Frame 1 (no input): blank canvas, image omitted
Frame 60 (the mouse pressed at the canvas centre just before this capture): blank canvas, image omitted
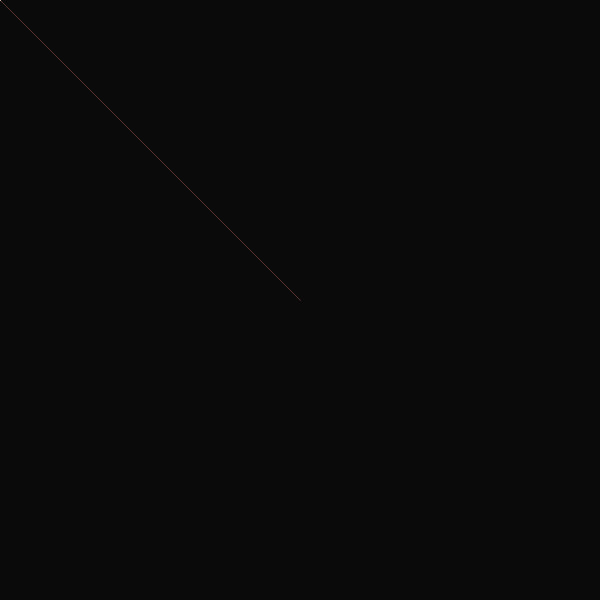
Frame 120 (the mouse held since frame 60 and released just before this capture)

The Processing sketch whose frames 1 and 60 were blank and that drew this single picture after the mouse press (run headless with seeded random() and noise(); from frame 60 on, the mouse is pressed at the canvas centre):

// Processing sketch: processing_134106
// ── processing_134106.pde

int gyna = 5;

void setup() {
  background(10);
  size(600,600);
}

void draw() {
  
  stroke(255);
  
  line (mouseY, mouseX,pmouseY,pmouseX);
  stroke(250,10,0);
  strokeWeight(0.1);
  line (mouseY, mouseX,mouseX,mouseY);
  stroke(255,55,10);
  line (mouseY, mouseX,pmouseX,pmouseY);
  stroke(107);
  
}
